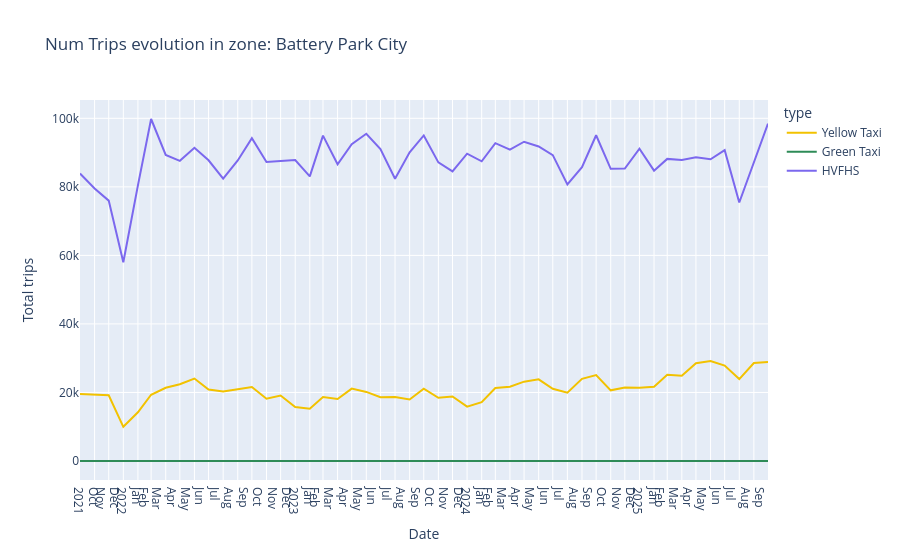

Notebook cell for this chart:
### Code cell
creat_zone_view("Battery Park City", '2021-10-01', '2025-10-02')
